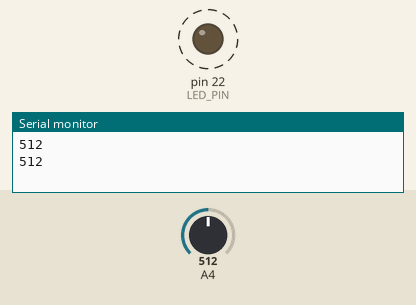
This sketch was run on a simulated Arduino Mega 2560, built with avr-gcc and run on an emulated ATmega2560. Shown: output pins drawn as LEDs (lit = HIGH), the last lines printed to the serial monitor. Dashed ring = blinking. Inputs (shaded band) come from the test bench; at power-on: A4 = 512.

Above: at 1.8 s.
1.9 s: A4 set to 306
At 2.2 s:
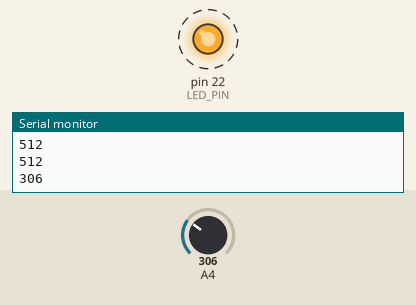
5.4 s: A4 set to 122
At 5.56 s:
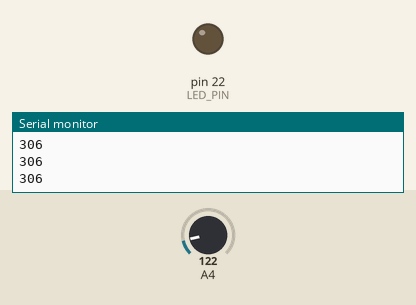
Timing chart, 0 to 14.9 s (numbered marks = the images above; inputs shaded):
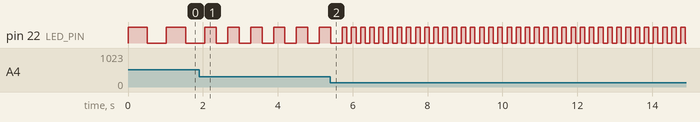

The sketch:

potenciometro.ino
```cpp
#define POTE_PIN 36
#define LED_PIN 22

void setup() {
  pinMode(POTE_PIN, INPUT);
  pinMode(LED_PIN, OUTPUT);
  Serial.begin(9600);
}

int valor;

void loop() {
  valor = analogRead(POTE_PIN);
  Serial.println(valor);
  digitalWrite(LED_PIN, HIGH);
  delay(valor);
  digitalWrite(LED_PIN, LOW);
  delay(valor);
}
```

Measured:
- after the input at 1.9 s, pin 22 (LED_PIN): alternates HIGH for 0.31 s and LOW for 0.31 s, starting after 0.46 s
- by itself, pin 22 (LED_PIN): alternates HIGH for 0.51 s and LOW for 0.51 s
